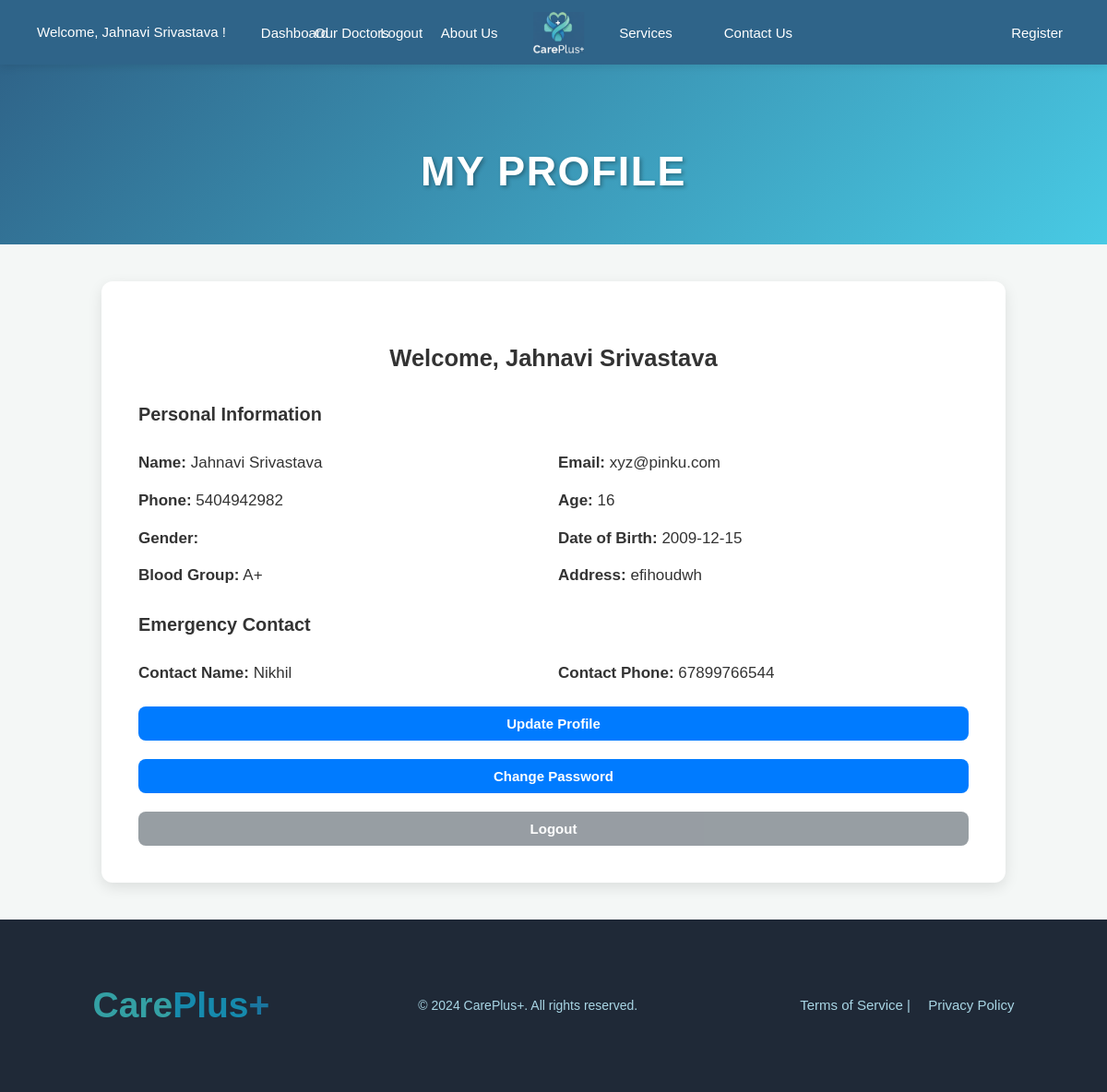
The app's page /patient-myAcc (signed in) with its own data.
### app/models.py (models this page shows)
class Patient(UserMixin, db.Model):
    id = db.Column(db.Integer, primary_key=True)
    name = db.Column(db.String(150), nullable=False)
    email = db.Column(db.String(150), unique=True)
    phone = db.Column(db.String(20), nullable=False)
    age = db.Column(db.Integer)
    gender = db.Column(db.String(10))
    dob = db.Column(db.Date)
    address = db.Column(db.Text)
    blood_group = db.Column(db.String(5))
    emergency_contact_name = db.Column(db.String(150))
    emergency_contact_phone = db.Column(db.String(20))
    added_on = db.Column(db.DateTime, default=datetime.utcnow)
    password = db.Column(db.String(150), nullable=False)
    history = db.relationship('PatientHistory', backref='patient', cascade='all, delete-orphan', passive_deletes=True)
    appointments = db.relationship('Appointment', backref='patient', cascade='all, delete-orphan', passive_deletes=True)

### app/routes.py (the view)
    @app.route('/patient-myAcc')
    def patient_myAcc():
        if 'patient_id' not in session:
            return redirect(url_for('patient_login'))
        patient = Patient.query.get(session['patient_id'])
        return render_template('patient_myAcc.html', patient=patient)

### templates/patient_myAcc.html (shortened to what this page needs)
{% extends "base.html" %}
{% block content %}
<div class="topic">
  <h1 style="text-align:center; margin-top:30px;">My Profile</h1>
</div>
<div class="privacy-container">
  <h2 style="text-align:center; margin-bottom:20px;">Welcome, {{ patient.name }}</h2>
  <div class="patient-info-card">
    <h3>Personal Information</h3>
    <div class="info-grid">
      <div class="info-item">
        <strong>Name:</strong> {{ patient.name }}
      </div>
      <div class="info-item">
        <strong>Email:</strong> {{ patient.email }}
      </div>
      <div class="info-item">
        <strong>Phone:</strong> {{ patient.phone }}
      </div>
      <div class="info-item">
        <strong>Age:</strong> {{ patient.age }}
      </div>
      <div class="info-item">
        <strong>Gender:</strong> {{ patient.gender }}
      </div>
      <div class="info-item">
        <strong>Date of Birth:</strong> {{ patient.dob.strftime('%Y-%m-%d') if patient.dob else 'Not specified' }}
      </div>
      <div class="info-item">
        <strong>Blood Group:</strong> {{ patient.blood_group or 'Not specified' }}
      </div>
      <div class="info-item full-width">
        <strong>Address:</strong> {{ patient.address or 'Not specified' }}
      </div>
    </div>
  </div>
  {% if patient.emergency_contact_name or patient.emergency_contact_phone %}
  <div class="patient-info-card">
    <h3>Emergency Contact</h3>
    <div class="info-grid">
      {% if patient.emergency_contact_name %}
      <div class="info-item">
        <strong>Contact Name:</strong> {{ patient.emergency_contact_name }}
      </div>
      {% endif %}
      {% if patient.emergency_contact_phone %}
      <div class="info-item">
        <strong>Contact Phone:</strong> {{ patient.emergency_contact_phone }}
      </div>
      {% endif %}
    </div>
  </div>
  {% endif %}
  <div class="patient-actions">
    <a href="{{ url_for('update_profile') }}">
      <button class="btn-primary">Update Profile</button>
    </a>
    <a href="{{ url_for('patient_change_pass') }}">
      <button class="btn-primary">Change Password</button>
    </a>
    <a href="{{ url_for('logout') }}">
      <button class="btn-secondary">Logout</button>
    </a>
  </div>
</div>
{% endblock %}

### templates/base.html (shortened to what this page needs)
<!DOCTYPE html>
<html>
  <head>
    <link rel="stylesheet" href="{{ url_for('static', filename='css/style.css') }}">
  </head>
  <body>
    <nav class="navbar">
      <div class="left">
        {% if 'admin_id' in session %}
          <span class="nav-text">Welcome, {{ session['admin_username'] }}!</span>
          <a href="{{ url_for('admin_dashboard') }}">
            <button class="nav-button">Dashboard</button>
          </a>
          <a href="{{ url_for('logout') }}">
            <button class="nav-button">Logout</button>
          </a>
        {% elif 'patient_id' in session %}
          <span class="nav-text">Welcome, {{ session['patient_name'] }}!</span>
          <a href="{{ url_for('patient_dashboard') }}">
            <button class="nav-button">Dashboard</button>
          </a>
          <a href="{{ url_for('logout') }}">
            <button class="nav-button">Logout</button>
          </a>
        {% endif %}
      </div>
      <div class="center">
        <a href="{{ url_for('our_doctors') }}">
          <button class="nav-button">Our Doctors</button>
        </a>
        <a href="{{ url_for('about') }}">
          <button class="nav-button">About Us</button>
        </a>
        <a href="{{ url_for('home') }}">
          <img src="{{ url_for('static', filename='images/logo.png') }}" class="image">
        </a>
        <a href="{{ url_for('services') }}">
          <button class="nav-button">Services</button>
        </a>
        <a href="{{ url_for('enquiry') }}">
          <button class="nav-button">Contact Us</button>
        </a>
      </div>
      <div class="right">
        <a href="{{ url_for('register') }}">
          <button class="nav-button">Register</button>
        </a>
      </div>
    </nav>
    {% block content %}
    {% endblock %}
    <footer class="footer">
      <div class="footer-logo">
        <h2>
          <span style="color: #34A0A4;">Care</span><span style="color: #168AAD;">Plus</span><span style="color: #1A759F;">+</span>
        </h2>
      </div>
      <div class="footer-content">
        <p>&copy; 2024 CarePlus+. All rights reserved.</p>
      </div>
      <div class="footer-terms">
        <a href="/terms">Terms of Service</a> | <a href="/privacy">Privacy Policy</a>
      </div>
    </footer>
  </body>
</html>

### static/css/style.css (style rules this page uses)
body { font-family: 'Montserrat', sans-serif; margin: 0; padding: 0; background-color: #f4f7f6; color: #343a40; line-height: 1.6; }
.navbar { background-color: #2f6489; display: flex; align-items: center; justify-content: space-between; padding: 0 30px; height: 70px; box-shadow: 0 2px 10px rgba(0, 0, 0, 0.1); position: relative; z-index: 10; }
.left, .center, .right { display: flex; align-items: center; gap: 20px; }
.center { position: absolute; left: 50%; transform: translateX(-50%); }
.nav-button { background-color: transparent; color: white; border: none; padding: 10px 18px; font-size: 15px; font-weight: 500; cursor: pointer; transition: all 0.3s ease; border-radius: 6px; }
.center img.image { height: 45px; }
.image { height: 55px; vertical-align: middle; }
.nav-text { color: white; font-size: 15px; padding-left: 10px; }
.footer { background-color: #1f2937; color: #a9d6e5; display: flex; justify-content: space-around; align-items: center; padding: 30px 20px; width: 100%; box-sizing: border-box; min-height: 150px; }
.footer-logo { font-size: 26px; font-weight: bold; color: #48cae4; }
.footer-content { text-align: center; font-size: 14px; }
.footer-terms { font-size: 15px; text-align: right; }
.footer-terms a { color: #a9d6e5; text-decoration: none; margin-left: 15px; transition: color 0.3s; }
.topic { background: linear-gradient(135deg, #2f6489 0%, #48cae4 100%); padding: 50px 0 35px 0; text-align: center; color: #ffffff; position: relative; overflow: hidden; }
.topic h1 { font-size: 2.8em; color: #ffffff; margin: 0 0 8px 0; font-weight: 900; letter-spacing: 1.5px; text-transform: uppercase; text-shadow: 2px 2px 4px rgba(0, 0, 0, 0.3); }
.privacy-container { max-width: 900px; margin: 40px auto; font-size: 17px; line-height: 1.8; color: #333; background-color: #ffffff; padding: 40px; border-radius: 12px; box-shadow: 0 5px 15px rgba(0,0,0,0.1); }
.btn-primary { width: 100%; padding: 16px; background-color: #2f6489; color: #ffffff; border: none; border-radius: 12px; font-size: 1.1em; font-weight: 700; cursor: pointer; transition: background-color 0.3s, transform 0.2s, box-shadow 0.2s; margin-top: 20px; }
.btn-secondary { width: 100%; padding: 16px; background-color: #6c757d; color: #ffffff; border: none; border-radius: 12px; font-size: 1.1em; font-weight: 700; cursor: not-allowed; margin-top: 20px; opacity: 0.7; }
.info-grid { text-align: left; display: grid; grid-template-columns: 1fr 1fr; gap: 10px; }
.btn-primary { padding: 12px 20px; background-color: #2f6489; color: white; border: none; border-radius: 10px; font-size: 1em; font-weight: 600; cursor: pointer; text-decoration: none; display: inline-block; transition: background 0.3s ease; }
.btn-primary, .btn-secondary { padding: 10px 18px; border-radius: 8px; border: none; cursor: pointer; font-size: 15px; font-weight: 600; transition: 0.3s ease; }
.btn-primary { background: #007bff; color: white; }
.btn-secondary { background: #6c757d; color: white; }

### records on screen
Patient: patient_name "Jahnavi Srivastava", name "Jahnavi Srivastava", email "xyz@pinku.com", phone "5404942982", age "16", dob "2009-12-15", blood_group "A+", address "efihoudwh", emergency_contact_name "Nikhil", emergency_contact_phone "67899766544"
